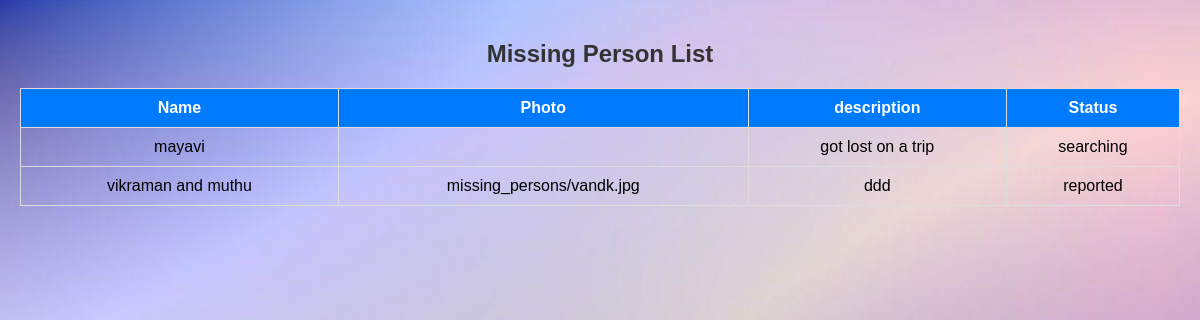
Before: /missing_persons/ with the older database file.
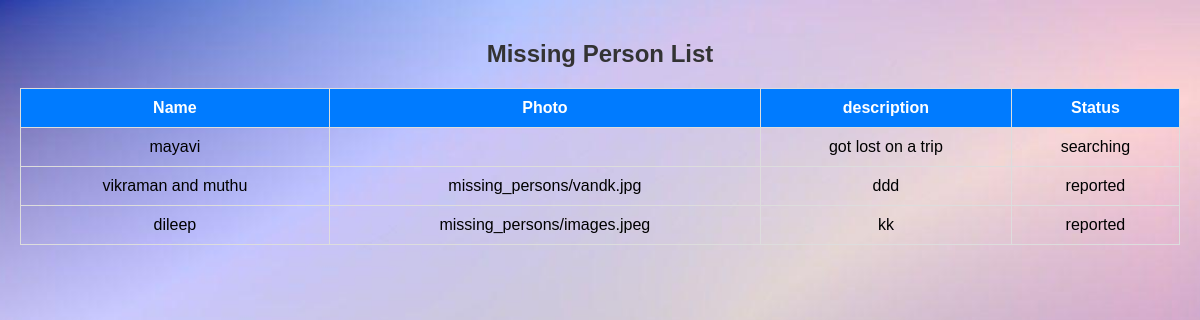
After: the same page with the newer database file.
### MyApp/models.py (models this page shows, shortened)
class MissingPerson(models.Model):
    name = models.CharField(max_length=255)
    age = models.IntegerField()
    gender = models.CharField(max_length=10)
    description = models.TextField()
    photo = models.ImageField(upload_to='missing_persons/')
    status = models.CharField(max_length=20, choices=[('reported', 'Reported'),('searching', 'Searching'), ('found', 'Found')], default='reported')

### MyApp/views.py (the view)
# urls.py: path('missing_persons/', missing_person_list, name='missing_person_list'),
def missing_person_list(request):
    missing_persons = MissingPerson.objects.all()
    return render(request, 'missing_person_list.html', {'missing_persons': missing_persons})

### templates/missing_person_list.html (shortened to what this page needs)
<!DOCTYPE html>
<html lang="en">
<head>
</head>
<body>
    <h2>Missing Person List</h2>
    <table>
        <thead>
            <tr>
                <th>Name</th>
                <th>Photo</th>
                <th>description</th>
                <th>Status</th>
            </tr>
        </thead>
        <tbody>
            {% for missing_person in missing_persons %}
                <tr>
                    <td>{{ missing_person.name }}</td>
                    <td>{{ missing_person.photo}}</td>
                    <td>{{ missing_person.description }}</td>
                    <td>{{ missing_person.status }}</td>
                </tr>
            {% endfor %}
        </tbody>
    </table>
</body>
</html>

Changed rows visible on the page:
added MissingPerson: name "dileep", photo "missing_persons/images.jpeg", description "kk", status "reported"
